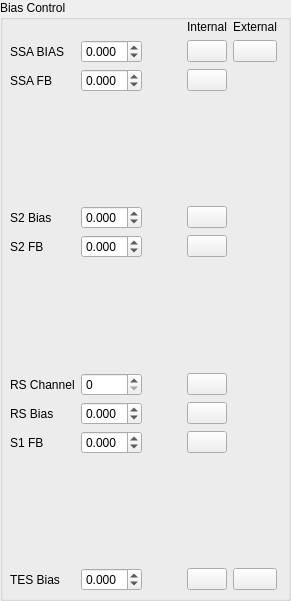
  <widget class="QGroupBox" name="groupBox">
   <property name="geometry">
    <rect>
     <x>0</x>
     <y>10</y>
     <width>291</width>
     <height>601</height>
    </rect>
   </property>
   <property name="title">
    <string>Bias Control</string>
   </property>
   <widget class="QWidget" name="gridLayoutWidget">
    <property name="geometry">
     <rect>
      <x>10</x>
      <y>20</y>
      <width>267</width>
      <height>571</height>
     </rect>
    </property>
    <layout class="QGridLayout" name="gridLayout">
     <item row="1" column="1">
      <widget class="QLabel" name="label_4">
       <property name="palette">
        <palette>
         <active>
          <colorrole role="Text">
           <brush brushstyle="SolidPattern">
            <color alpha="255">
             <red>0</red>
             <green>0</green>
             <blue>0</blue>
            </color>
           </brush>
          </colorrole>
         </active>
         <inactive>
          <colorrole role="Text">
           <brush brushstyle="SolidPattern">
            <color alpha="255">
             <red>0</red>
             <green>0</green>
             <blue>0</blue>
            </color>
           </brush>
          </colorrole>
         </inactive>
         <disabled>
          <colorrole role="Text">
           <brush brushstyle="SolidPattern">
            <color alpha="255">
             <red>165</red>
             <green>164</green>
             <blue>164</blue>
            </color>
           </brush>
          </colorrole>
         </disabled>
        </palette>
       </property>
       <property name="frameShape">
        <enum>QFrame::NoFrame</enum>
       </property>
       <property name="text">
        <string>SSA BIAS</string>
       </property>
      </widget>
     </item>
     <item row="4" column="1">
      <widget class="QLabel" name="label_6">
       <property name="text">
        <string>S2 Bias</string>
       </property>
      </widget>
     </item>
     <item row="5" column="1">
      <widget class="QLabel" name="label_7">
       <property name="text">
        <string>S2 FB</string>
       </property>
      </widget>
     </item>
     <item row="7" column="1">
      <widget class="QLabel" name="label_14">
       <property name="text">
        <string>RS Channel</string>
       </property>
      </widget>
     </item>
     <item row="8" column="1">
      <widget class="QLabel" name="label_16">
       <property name="text">
        <string>RS Bias</string>
       </property>
      </widget>
     </item>
     <item row="11" column="1">
      <widget class="QLabel" name="label_15">
       <property name="text">
        <string>TES Bias</string>
       </property>
      </widget>
     </item>
     <item row="9" column="1">
      <widget class="QLabel" name="label_8">
       <property name="text">
        <string>S1 FB</string>
       </property>
      </widget>
     </item>
     <item row="1" column="2">
      <widget class="QDoubleSpinBox" name="SSABIAS_Input">
       <property name="decimals">
        <number>3</number>
       </property>
       <property name="minimum">
        <double>-5.000000000000000</double>
       </property>
       <property name="maximum">
        <double>5.000000000000000</double>
       </property>
       <property name="singleStep">
        <double>0.010000000000000</double>
       </property>
      </widget>
     </item>
     <item row="2" column="2">
      <widget class="QDoubleSpinBox" name="SSAFB_Input">
       <property name="decimals">
        <number>3</number>
       </property>
       <property name="minimum">
        <double>-5.000000000000000</double>
       </property>
       <property name="maximum">
        <double>5.000000000000000</double>
       </property>
       <property name="singleStep">
        <double>0.010000000000000</double>
       </property>
      </widget>
     </item>
     <item row="4" column="2">
      <widget class="QDoubleSpinBox" name="S2BIAS_Input">
       <property name="decimals">
        <number>3</number>
       </property>
       <property name="minimum">
        <double>-5.000000000000000</double>
       </property>
       <property name="maximum">
        <double>5.000000000000000</double>
       </property>
       <property name="singleStep">
        <double>0.010000000000000</double>
       </property>
      </widget>
     </item>
     <item row="8" column="2">
      <widget class="QDoubleSpinBox" name="RSBIAS_Input">
       <property name="decimals">
        <number>3</number>
       </property>
       <property name="minimum">
        <double>-5.000000000000000</double>
       </property>
       <property name="maximum">
        <double>5.000000000000000</double>
       </property>
       <property name="singleStep">
        <double>0.010000000000000</double>
       </property>
      </widget>
     </item>
     <item row="9" column="2">
      <widget class="QDoubleSpinBox" name="S1FB_Input">
       <property name="decimals">
        <number>3</number>
       </property>
       <property name="minimum">
        <double>-5.000000000000000</double>
       </property>
       <property name="maximum">
        <double>5.000000000000000</double>
       </property>
       <property name="singleStep">
        <double>0.010000000000000</double>
       </property>
      </widget>
     </item>
     <item row="11" column="2">
      <widget class="QDoubleSpinBox" name="TESBIAS_Input">
       <property name="decimals">
        <number>3</number>
       </property>
       <property name="minimum">
        <double>-5.000000000000000</double>
       </property>
       <property name="maximum">
        <double>5.000000000000000</double>
       </property>
       <property name="singleStep">
        <double>0.010000000000000</double>
       </property>
      </widget>
     </item>
     <item row="1" column="4">
      <widget class="QPushButton" name="SSABIAS_Button">
       <property name="text">
        <string/>
       </property>
       <property name="icon">
        <iconset resource="icons.qrc">
         <normaloff>:/icons/red_button.png</normaloff>
         <normalon>:/icons/green_button.png</normalon>:/icons/red_button.png</iconset>
       </property>
       <property name="iconSize">
        <size>
         <width>34</width>
         <height>34</height>
        </size>
       </property>
       <property name="checkable">
        <bool>true</bool>
       </property>
       <property name="checked">
        <bool>false</bool>
       </property>
       <property name="default">
        <bool>false</bool>
       </property>
       <property name="flat">
        <bool>false</bool>
       </property>
      </widget>
     </item>
     <item row="2" column="1">
      <widget class="QLabel" name="label_5">
       <property name="text">
        <string>SSA FB</string>
       </property>
      </widget>
     </item>
     <item row="6" column="1">
      <spacer name="verticalSpacer">
       <property name="orientation">
        <enum>Qt::Vertical</enum>
       </property>
       <property name="sizeHint" stdset="0">
        <size>
         <width>20</width>
         <height>40</height>
        </size>
       </property>
      </spacer>
     </item>
     <item row="3" column="1">
      <spacer name="verticalSpacer_2">
       <property name="orientation">
        <enum>Qt::Vertical</enum>
       </property>
       <property name="sizeHint" stdset="0">
        <size>
         <width>20</width>
         <height>40</height>
        </size>
       </property>
      </spacer>
     </item>
     <item row="10" column="1">
      <spacer name="verticalSpacer_3">
       <property name="orientation">
        <enum>Qt::Vertical</enum>
       </property>
       <property name="sizeHint" stdset="0">
        <size>
         <width>20</width>
         <height>40</height>
        </size>
       </property>
      </spacer>
     </item>
     <item row="1" column="3">
      <spacer name="horizontalSpacer">
       <property name="orientation">
        <enum>Qt::Horizontal</enum>
       </property>
       <property name="sizeHint" stdset="0">
        <size>
         <width>40</width>
         <height>20</height>
        </size>
       </property>
      </spacer>
     </item>
     <item row="2" column="4">
      <widget class="QPushButton" name="SSAFB_Button">
       <property name="text">
        <string/>
       </property>
       <property name="icon">
        <iconset resource="icons.qrc">
         <normaloff>:/icons/red_button.png</normaloff>
         <normalon>:/icons/green_button.png</normalon>:/icons/red_button.png</iconset>
       </property>
       <property name="iconSize">
        <size>
         <width>34</width>
         <height>34</height>
        </size>
       </property>
       <property name="checkable">
        <bool>true</bool>
       </property>
       <property name="checked">
        <bool>false</bool>
       </property>
       <property name="default">
        <bool>false</bool>
       </property>
       <property name="flat">
        <bool>false</bool>
       </property>
      </widget>
     </item>
     <item row="4" column="4">
      <widget class="QPushButton" name="S2BIAS_Button">
       <property name="text">
        <string/>
       </property>
       <property name="icon">
        <iconset resource="icons.qrc">
         <normaloff>:/icons/red_button.png</normaloff>
         <normalon>:/icons/green_button.png</normalon>:/icons/red_button.png</iconset>
       </property>
       <property name="iconSize">
        <size>
         <width>34</width>
         <height>34</height>
        </size>
       </property>
       <property name="checkable">
        <bool>true</bool>
       </property>
       <property name="checked">
        <bool>false</bool>
       </property>
       <property name="default">
        <bool>false</bool>
       </property>
       <property name="flat">
        <bool>false</bool>
       </property>
      </widget>
     </item>
     <item row="5" column="4">
      <widget class="QPushButton" name="S2FB_Button">
       <property name="text">
        <string/>
       </property>
       <property name="icon">
        <iconset resource="icons.qrc">
         <normaloff>:/icons/red_button.png</normaloff>
         <normalon>:/icons/green_button.png</normalon>:/icons/red_button.png</iconset>
       </property>
       <property name="iconSize">
        <size>
         <width>34</width>
         <height>34</height>
        </size>
       </property>
       <property name="checkable">
        <bool>true</bool>
       </property>
       <property name="checked">
        <bool>false</bool>
       </property>
       <property name="default">
        <bool>false</bool>
       </property>
       <property name="flat">
        <bool>false</bool>
       </property>
      </widget>
     </item>
     <item row="7" column="4">
      <widget class="QPushButton" name="RSExec_Button">
       <property name="text">
        <string/>
       </property>
       <property name="icon">
        <iconset resource="icons.qrc">
         <normaloff>:/icons/blue_button.png</normaloff>:/icons/blue_button.png</iconset>
       </property>
       <property name="iconSize">
        <size>
         <width>34</width>
         <height>34</height>
        </size>
       </property>
       <property name="checkable">
        <bool>false</bool>
       </property>
       <property name="checked">
        <bool>false</bool>
       </property>
       <property name="default">
        <bool>false</bool>
       </property>
       <property name="flat">
        <bool>false</bool>
       </property>
      </widget>
     </item>
     <item row="9" column="4">
      <widget class="QPushButton" name="S1FB_Button">
       <property name="text">
        <string/>
       </property>
       <property name="icon">
        <iconset resource="icons.qrc">
         <normaloff>:/icons/red_button.png</normaloff>
         <normalon>:/icons/green_button.png</normalon>:/icons/red_button.png</iconset>
       </property>
       <property name="iconSize">
        <size>
         <width>34</width>
         <height>34</height>
        </size>
       </property>
       <property name="checkable">
        <bool>true</bool>
       </property>
       <property name="checked">
        <bool>false</bool>
       </property>
       <property name="default">
        <bool>false</bool>
       </property>
       <property name="flat">
        <bool>false</bool>
       </property>
      </widget>
     </item>
     <item row="11" column="4">
      <widget class="QPushButton" name="TESBIAS_Button">
       <property name="text">
        <string/>
       </property>
       <property name="icon">
        <iconset resource="icons.qrc">
         <normaloff>:/icons/red_button.png</normaloff>
         <normalon>:/icons/green_button.png</normalon>:/icons/red_button.png</iconset>
       </property>
       <property name="iconSize">
        <size>
         <width>34</width>
         <height>34</height>
        </size>
       </property>
       <property name="checkable">
        <bool>true</bool>
       </property>
       <property name="checked">
        <bool>false</bool>
       </property>
       <property name="default">
        <bool>false</bool>
       </property>
       <property name="flat">
        <bool>false</bool>
       </property>
      </widget>
     </item>
     <item row="7" column="2">
      <widget class="QSpinBox" name="RS_Channel">
       <property name="maximum">
        <number>32</number>
       </property>
      </widget>
     </item>
     <item row="1" column="5">
      <widget class="QPushButton" name="SSABIAS_Ext_Button">
       <property name="text">
        <string/>
       </property>
       <property name="icon">
        <iconset resource="icons.qrc">
         <normaloff>:/icons/red_button.png</normaloff>
         <normalon>:/icons/green_button.png</normalon>:/icons/red_button.png</iconset>
       </property>
       <property name="iconSize">
        <size>
         <width>34</width>
         <height>34</height>
        </size>
       </property>
       <property name="checkable">
        <bool>true</bool>
       </property>
       <property name="checked">
        <bool>false</bool>
       </property>
       <property name="default">
        <bool>false</bool>
       </property>
       <property name="flat">
        <bool>false</bool>
       </property>
      </widget>
     </item>
     <item row="0" column="5">
      <widget class="QLabel" name="label_9">
       <property name="palette">
        <palette>
         <active>
          <colorrole role="Text">
           <brush brushstyle="SolidPattern">
            <color alpha="255">
             <red>0</red>
             <green>0</green>
             <blue>0</blue>
            </color>
           </brush>
          </colorrole>
         </active>
         <inactive>
          <colorrole role="Text">
           <brush brushstyle="SolidPattern">
            <color alpha="255">
             <red>0</red>
             <green>0</green>
             <blue>0</blue>
            </color>
           </brush>
          </colorrole>
         </inactive>
         <disabled>
          <colorrole role="Text">
           <brush brushstyle="SolidPattern">
            <color alpha="255">
             <red>165</red>
             <green>164</green>
             <blue>164</blue>
            </color>
           </brush>
          </colorrole>
         </disabled>
        </palette>
       </property>
       <property name="layoutDirection">
        <enum>Qt::LeftToRight</enum>
       </property>
       <property name="frameShape">
        <enum>QFrame::NoFrame</enum>
       </property>
       <property name="text">
        <string>External</string>
       </property>
      </widget>
     </item>
     <item row="0" column="4">
      <widget class="QLabel" name="label_11">
       <property name="palette">
        <palette>
         <active>
          <colorrole role="Text">
           <brush brushstyle="SolidPattern">
            <color alpha="255">
             <red>0</red>
             <green>0</green>
             <blue>0</blue>
            </color>
           </brush>
          </colorrole>
         </active>
         <inactive>
          <colorrole role="Text">
           <brush brushstyle="SolidPattern">
            <color alpha="255">
             <red>0</red>
             <green>0</green>
             <blue>0</blue>
            </color>
           </brush>
          </colorrole>
         </inactive>
         <disabled>
          <colorrole role="Text">
           <brush brushstyle="SolidPattern">
            <color alpha="255">
             <red>165</red>
             <green>164</green>
             <blue>164</blue>
            </color>
           </brush>
          </colorrole>
         </disabled>
        </palette>
       </property>
       <property name="layoutDirection">
        <enum>Qt::LeftToRight</enum>
       </property>
       <property name="frameShape">
        <enum>QFrame::NoFrame</enum>
       </property>
       <property name="text">
        <string>Internal</string>
       </property>
      </widget>
     </item>
     <item row="11" column="5">
      <widget class="QPushButton" name="TESBIAS_Ext_Button">
       <property name="text">
        <string/>
       </property>
       <property name="icon">
        <iconset resource="icons.qrc">
         <normaloff>:/icons/red_button.png</normaloff>
         <normalon>:/icons/green_button.png</normalon>:/icons/red_button.png</iconset>
       </property>
       <property name="iconSize">
        <size>
         <width>34</width>
         <height>34</height>
        </size>
       </property>
       <property name="checkable">
        <bool>true</bool>
       </property>
       <property name="checked">
        <bool>false</bool>
       </property>
       <property name="default">
        <bool>false</bool>
       </property>
       <property name="flat">
        <bool>false</bool>
       </property>
      </widget>
     </item>
     <item row="5" column="2">
      <widget class="QDoubleSpinBox" name="S2FB_Input">
       <property name="decimals">
        <number>3</number>
       </property>
       <property name="minimum">
        <double>-5.000000000000000</double>
       </property>
       <property name="maximum">
        <double>5.000000000000000</double>
       </property>
       <property name="singleStep">
        <double>0.010000000000000</double>
       </property>
      </widget>
     </item>
     <item row="8" column="4">
      <widget class="QPushButton" name="RSBIAS_Button">
       <property name="text">
        <string/>
       </property>
       <property name="icon">
        <iconset resource="icons.qrc">
         <normaloff>:/icons/red_button.png</normaloff>
         <normalon>:/icons/green_button.png</normalon>:/icons/red_button.png</iconset>
       </property>
       <property name="iconSize">
        <size>
         <width>34</width>
         <height>34</height>
        </size>
       </property>
       <property name="checkable">
        <bool>true</bool>
       </property>
       <property name="checked">
        <bool>false</bool>
       </property>
       <property name="default">
        <bool>false</bool>
       </property>
       <property name="flat">
        <bool>false</bool>
       </property>
      </widget>
     </item>
    </layout>
   </widget>
  </widget>
